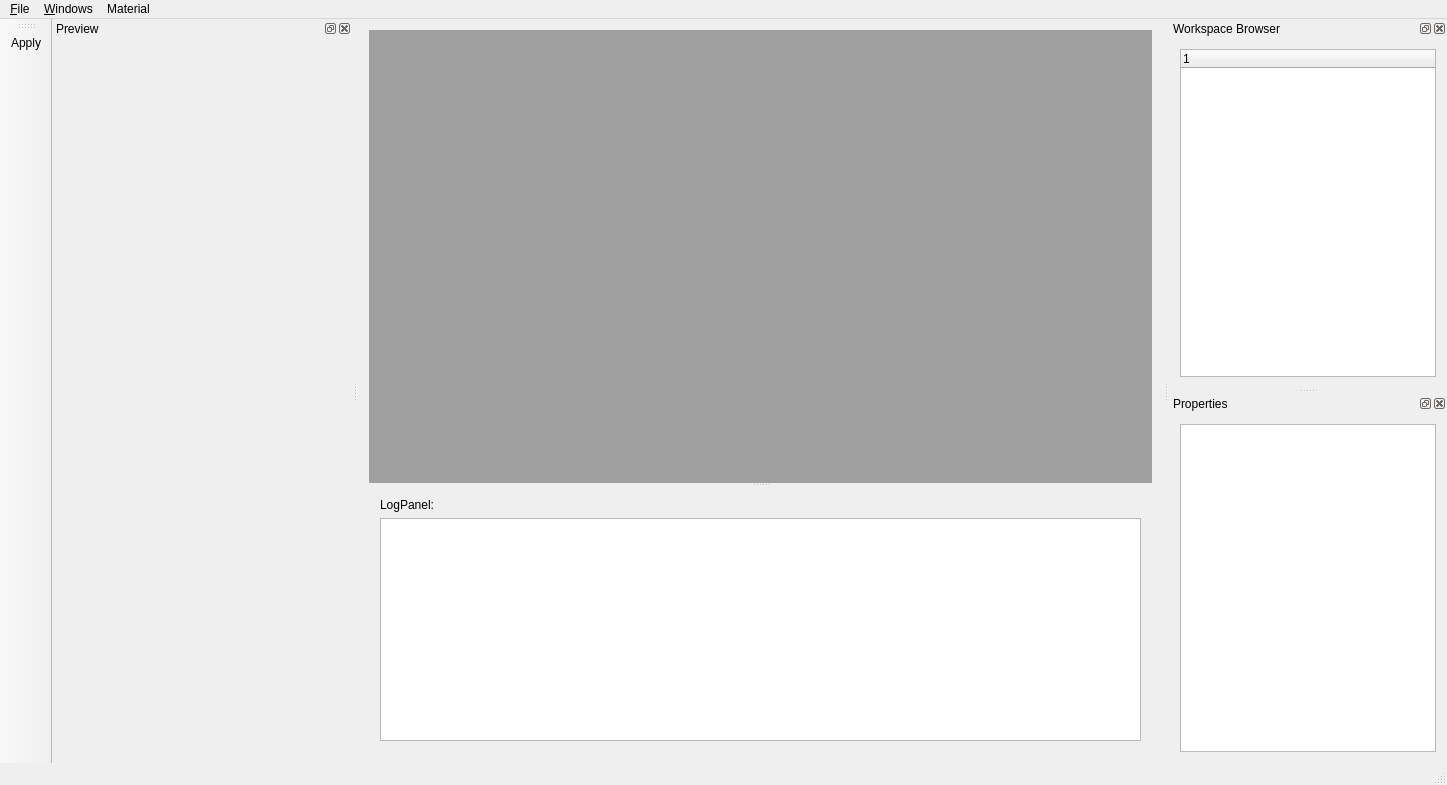
<?xml version="1.0" encoding="UTF-8"?>
<ui version="4.0">
 <class>MainWindow</class>
 <widget class="QMainWindow" name="MainWindow">
  <property name="geometry">
   <rect>
    <x>0</x>
    <y>0</y>
    <width>1447</width>
    <height>785</height>
   </rect>
  </property>
  <property name="windowTitle">
   <string>QtOME</string>
  </property>
  <widget class="QWidget" name="centralWidget">
   <layout class="QVBoxLayout" name="verticalLayout_5">
    <item>
     <widget class="QSplitter" name="splitter">
      <property name="orientation">
       <enum>Qt::Vertical</enum>
      </property>
      <widget class="QMdiArea" name="mdiArea">
       <widget class="QWidget" name="subwindow_2">
        <property name="enabled">
         <bool>true</bool>
        </property>
        <property name="focusPolicy">
         <enum>Qt::ClickFocus</enum>
        </property>
        <property name="windowTitle">
         <string>Subwindow</string>
        </property>
        <layout class="QVBoxLayout" name="verticalLayout_2">
         <item>
          <widget class="TextEdit" name="textEdit"/>
         </item>
        </layout>
       </widget>
       <widget class="QWidget" name="subwindow_3">
        <property name="windowTitle">
         <string>Subwindow</string>
        </property>
        <layout class="QVBoxLayout" name="verticalLayout_7">
         <item>
          <widget class="CgEdit" name="VP"/>
         </item>
        </layout>
       </widget>
       <widget class="QWidget" name="subwindow_4">
        <property name="windowTitle">
         <string>Subwindow</string>
        </property>
        <layout class="QVBoxLayout" name="verticalLayout_6">
         <item>
          <widget class="CgEdit" name="FP"/>
         </item>
        </layout>
       </widget>
      </widget>
      <widget class="QWidget" name="widget" native="true">
       <layout class="QVBoxLayout" name="verticalLayout">
        <item>
         <widget class="QLabel" name="label">
          <property name="text">
           <string>LogPanel:</string>
          </property>
         </widget>
        </item>
        <item>
         <widget class="QPlainTextEdit" name="logPanel">
          <property name="baseSize">
           <size>
            <width>0</width>
            <height>200</height>
           </size>
          </property>
         </widget>
        </item>
       </layout>
      </widget>
     </widget>
    </item>
   </layout>
  </widget>
  <widget class="QMenuBar" name="menuBar">
   <property name="geometry">
    <rect>
     <x>0</x>
     <y>0</y>
     <width>1447</width>
     <height>24</height>
    </rect>
   </property>
   <widget class="QMenu" name="menu_File">
    <property name="title">
     <string>&amp;File</string>
    </property>
    <addaction name="action_New"/>
    <addaction name="action_Open"/>
    <addaction name="separator"/>
    <addaction name="actionImport"/>
    <addaction name="separator"/>
    <addaction name="action_Save"/>
    <addaction name="actionSave_All"/>
    <addaction name="separator"/>
    <addaction name="action_Quit"/>
   </widget>
   <widget class="QMenu" name="menuWindows">
    <property name="title">
     <string>&amp;Windows</string>
    </property>
    <addaction name="action_Tile"/>
    <addaction name="actionNext"/>
    <addaction name="actionPrevious"/>
   </widget>
   <widget class="QMenu" name="menuMaterial">
    <property name="title">
     <string>Material</string>
    </property>
    <addaction name="action_Apply"/>
   </widget>
   <addaction name="menu_File"/>
   <addaction name="menuWindows"/>
   <addaction name="menuMaterial"/>
  </widget>
  <widget class="QStatusBar" name="statusBar"/>
  <widget class="QDockWidget" name="dockPreview">
   <property name="minimumSize">
    <size>
     <width>300</width>
     <height>300</height>
    </size>
   </property>
   <property name="maximumSize">
    <size>
     <width>50000</width>
     <height>50000</height>
    </size>
   </property>
   <property name="sizeIncrement">
    <size>
     <width>1</width>
     <height>1</height>
    </size>
   </property>
   <property name="windowTitle">
    <string>Preview</string>
   </property>
   <attribute name="dockWidgetArea">
    <number>1</number>
   </attribute>
   <widget class="QWidget" name="dockWidgetContents">
    <layout class="QVBoxLayout" name="verticalLayout_4">
     <item>
      <widget class="TestWidget" name="OgreWidget" native="true">
       <property name="sizePolicy">
        <sizepolicy hsizetype="Preferred" vsizetype="Preferred">
         <horstretch>0</horstretch>
         <verstretch>0</verstretch>
        </sizepolicy>
       </property>
       <property name="sizeIncrement">
        <size>
         <width>0</width>
         <height>0</height>
        </size>
       </property>
       <property name="font">
        <font>
         <weight>50</weight>
         <bold>false</bold>
        </font>
       </property>
      </widget>
     </item>
    </layout>
   </widget>
  </widget>
  <widget class="QToolBar" name="mainToolBar">
   <property name="sizePolicy">
    <sizepolicy hsizetype="Fixed" vsizetype="Preferred">
     <horstretch>0</horstretch>
     <verstretch>0</verstretch>
    </sizepolicy>
   </property>
   <property name="movable">
    <bool>true</bool>
   </property>
   <attribute name="toolBarArea">
    <enum>LeftToolBarArea</enum>
   </attribute>
   <attribute name="toolBarBreak">
    <bool>false</bool>
   </attribute>
   <addaction name="action_Apply"/>
  </widget>
  <widget class="QDockWidget" name="dockWidget">
   <property name="windowTitle">
    <string>Workspace Browser</string>
   </property>
   <attribute name="dockWidgetArea">
    <number>2</number>
   </attribute>
   <widget class="QWidget" name="dockWidgetContents_2">
    <layout class="QVBoxLayout" name="verticalLayout_8">
     <item>
      <widget class="WorkspaceWidget" name="workspaceTree">
       <column>
        <property name="text">
         <string notr="true">1</string>
        </property>
       </column>
      </widget>
     </item>
    </layout>
   </widget>
  </widget>
  <widget class="QDockWidget" name="dockWidget_2">
   <property name="windowTitle">
    <string>Properties</string>
   </property>
   <attribute name="dockWidgetArea">
    <number>2</number>
   </attribute>
   <widget class="QWidget" name="dockWidgetContents_3">
    <layout class="QVBoxLayout" name="verticalLayout_3">
     <item>
      <widget class="QListWidget" name="listWidget">
       <property name="minimumSize">
        <size>
         <width>150</width>
         <height>0</height>
        </size>
       </property>
      </widget>
     </item>
    </layout>
   </widget>
  </widget>
  <action name="action_New">
   <property name="text">
    <string>&amp;New</string>
   </property>
  </action>
  <action name="action_Open">
   <property name="text">
    <string>&amp;Open</string>
   </property>
  </action>
  <action name="action_Quit">
   <property name="text">
    <string>&amp;Quit</string>
   </property>
  </action>
  <action name="action_Save">
   <property name="text">
    <string>&amp;Save</string>
   </property>
  </action>
  <action name="action_Tile">
   <property name="text">
    <string>&amp;Tile</string>
   </property>
   <property name="iconText">
    <string>Tile </string>
   </property>
   <property name="shortcut">
    <string>Ctrl+T</string>
   </property>
  </action>
  <action name="action_Cascade">
   <property name="text">
    <string>&amp;Cascade</string>
   </property>
   <property name="shortcut">
    <string>Ctrl+Tab</string>
   </property>
  </action>
  <action name="actionNext">
   <property name="text">
    <string>Next</string>
   </property>
   <property name="shortcut">
    <string>Ctrl+Tab</string>
   </property>
  </action>
  <action name="actionPrevious">
   <property name="text">
    <string>Previous</string>
   </property>
   <property name="shortcut">
    <string>Ctrl+Shift+Backtab</string>
   </property>
  </action>
  <action name="actionImport">
   <property name="text">
    <string>Import</string>
   </property>
  </action>
  <action name="actionSave_All">
   <property name="text">
    <string>Save All</string>
   </property>
  </action>
  <action name="action_Apply">
   <property name="icon">
    <iconset resource="QtOME.qrc">
     <normaloff>:/new/icons/apply.png</normaloff>:/new/icons/apply.png</iconset>
   </property>
   <property name="text">
    <string>Apply</string>
   </property>
   <property name="toolTip">
    <string>Applies material dynamically without saving the script</string>
   </property>
   <property name="shortcut">
    <string>Ctrl+Shift+A</string>
   </property>
   <property name="iconVisibleInMenu">
    <bool>true</bool>
   </property>
  </action>
  <action name="actionGetParams">
   <property name="text">
    <string>getParams</string>
   </property>
  </action>
 </widget>
 <layoutdefault spacing="6" margin="11"/>
 <customwidgets>
  <customwidget>
   <class>TestWidget</class>
   <extends>QWidget</extends>
   <header>TestWidget.h</header>
   <container>1</container>
   <slots>
    <slot>getGPUParams()</slot>
   </slots>
  </customwidget>
  <customwidget>
   <class>TextEdit</class>
   <extends>QTextEdit</extends>
   <header>TextEdit.h</header>
  </customwidget>
  <customwidget>
   <class>CgEdit</class>
   <extends>QTextEdit</extends>
   <header>CgEdit.h</header>
  </customwidget>
  <customwidget>
   <class>WorkspaceWidget</class>
   <extends>QTreeWidget</extends>
   <header>WorkspaceWidget.hpp</header>
  </customwidget>
 </customwidgets>
 <resources>
  <include location="QtOME.qrc"/>
 </resources>
 <connections>
  <connection>
   <sender>action_Quit</sender>
   <signal>triggered()</signal>
   <receiver>MainWindow</receiver>
   <slot>close()</slot>
   <hints>
    <hint type="sourcelabel">
     <x>-1</x>
     <y>-1</y>
    </hint>
    <hint type="destinationlabel">
     <x>579</x>
     <y>345</y>
    </hint>
   </hints>
  </connection>
  <connection>
   <sender>action_Tile</sender>
   <signal>triggered()</signal>
   <receiver>mdiArea</receiver>
   <slot>tileSubWindows()</slot>
   <hints>
    <hint type="sourcelabel">
     <x>-1</x>
     <y>-1</y>
    </hint>
    <hint type="destinationlabel">
     <x>741</x>
     <y>354</y>
    </hint>
   </hints>
  </connection>
  <connection>
   <sender>action_Cascade</sender>
   <signal>triggered()</signal>
   <receiver>mdiArea</receiver>
   <slot>cascadeSubWindows()</slot>
   <hints>
    <hint type="sourcelabel">
     <x>-1</x>
     <y>-1</y>
    </hint>
    <hint type="destinationlabel">
     <x>741</x>
     <y>354</y>
    </hint>
   </hints>
  </connection>
  <connection>
   <sender>actionNext</sender>
   <signal>triggered()</signal>
   <receiver>mdiArea</receiver>
   <slot>activateNextSubWindow()</slot>
   <hints>
    <hint type="sourcelabel">
     <x>-1</x>
     <y>-1</y>
    </hint>
    <hint type="destinationlabel">
     <x>741</x>
     <y>354</y>
    </hint>
   </hints>
  </connection>
  <connection>
   <sender>actionPrevious</sender>
   <signal>triggered()</signal>
   <receiver>mdiArea</receiver>
   <slot>activatePreviousSubWindow()</slot>
   <hints>
    <hint type="sourcelabel">
     <x>-1</x>
     <y>-1</y>
    </hint>
    <hint type="destinationlabel">
     <x>741</x>
     <y>354</y>
    </hint>
   </hints>
  </connection>
  <connection>
   <sender>action_Open</sender>
   <signal>triggered()</signal>
   <receiver>MainWindow</receiver>
   <slot>loadFile()</slot>
   <hints>
    <hint type="sourcelabel">
     <x>-1</x>
     <y>-1</y>
    </hint>
    <hint type="destinationlabel">
     <x>583</x>
     <y>345</y>
    </hint>
   </hints>
  </connection>
  <connection>
   <sender>actionImport</sender>
   <signal>triggered()</signal>
   <receiver>MainWindow</receiver>
   <slot>importMesh()</slot>
   <hints>
    <hint type="sourcelabel">
     <x>-1</x>
     <y>-1</y>
    </hint>
    <hint type="destinationlabel">
     <x>583</x>
     <y>345</y>
    </hint>
   </hints>
  </connection>
  <connection>
   <sender>action_Apply</sender>
   <signal>triggered()</signal>
   <receiver>MainWindow</receiver>
   <slot>applyMaterial()</slot>
   <hints>
    <hint type="sourcelabel">
     <x>-1</x>
     <y>-1</y>
    </hint>
    <hint type="destinationlabel">
     <x>583</x>
     <y>345</y>
    </hint>
   </hints>
  </connection>
  <connection>
   <sender>action_Save</sender>
   <signal>triggered()</signal>
   <receiver>MainWindow</receiver>
   <slot>saveMatScript()</slot>
   <hints>
    <hint type="sourcelabel">
     <x>-1</x>
     <y>-1</y>
    </hint>
    <hint type="destinationlabel">
     <x>591</x>
     <y>345</y>
    </hint>
   </hints>
  </connection>
  <connection>
   <sender>action_New</sender>
   <signal>triggered()</signal>
   <receiver>MainWindow</receiver>
   <slot>newProject()</slot>
   <hints>
    <hint type="sourcelabel">
     <x>-1</x>
     <y>-1</y>
    </hint>
    <hint type="destinationlabel">
     <x>723</x>
     <y>392</y>
    </hint>
   </hints>
  </connection>
  <connection>
   <sender>listWidget</sender>
   <signal>itemDoubleClicked(QListWidgetItem*)</signal>
   <receiver>MainWindow</receiver>
   <slot>setCurrentMatName(QListWidgetItem*)</slot>
   <hints>
    <hint type="sourcelabel">
     <x>1309</x>
     <y>220</y>
    </hint>
    <hint type="destinationlabel">
     <x>723</x>
     <y>392</y>
    </hint>
   </hints>
  </connection>
 </connections>
 <slots>
  <slot>loadFile()</slot>
  <slot>importMesh()</slot>
  <slot>saveMatScript()</slot>
  <slot>applyMaterial()</slot>
  <slot>newProject()</slot>
  <slot>setCurrentMatName(QListWidgetItem*)</slot>
 </slots>
</ui>
